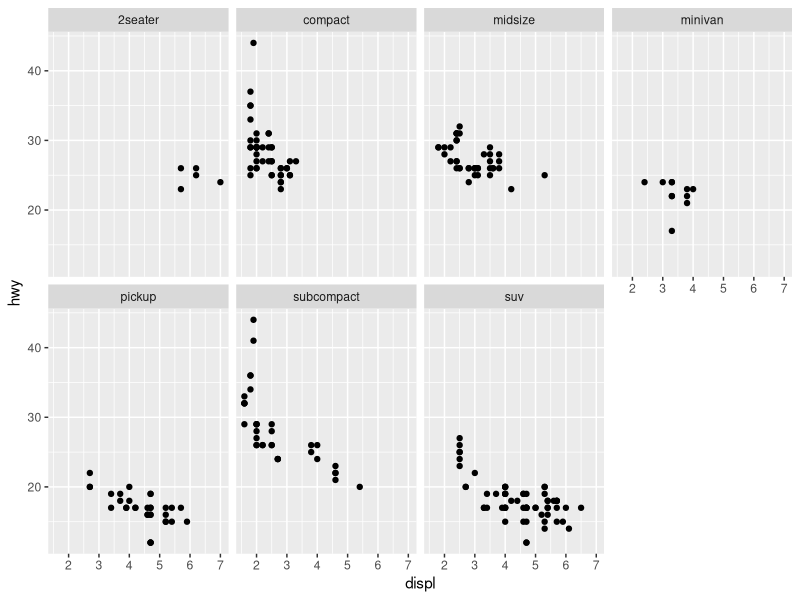
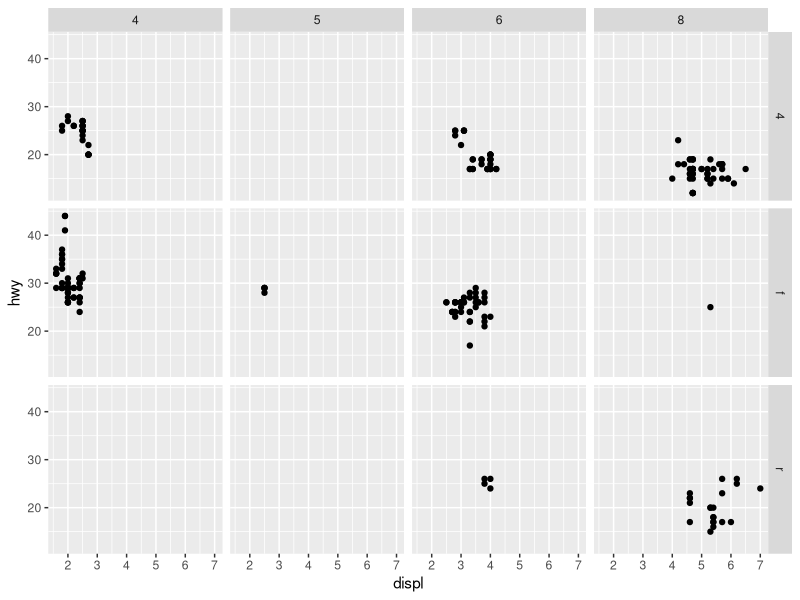
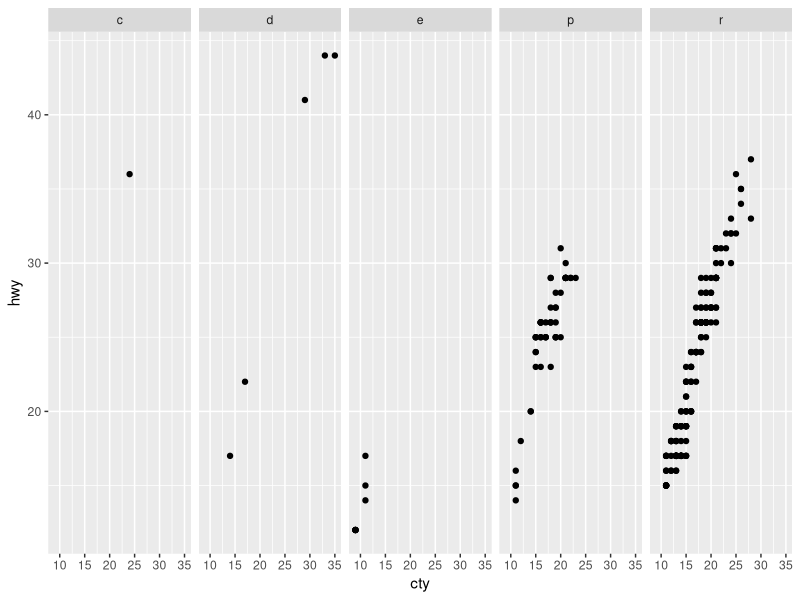
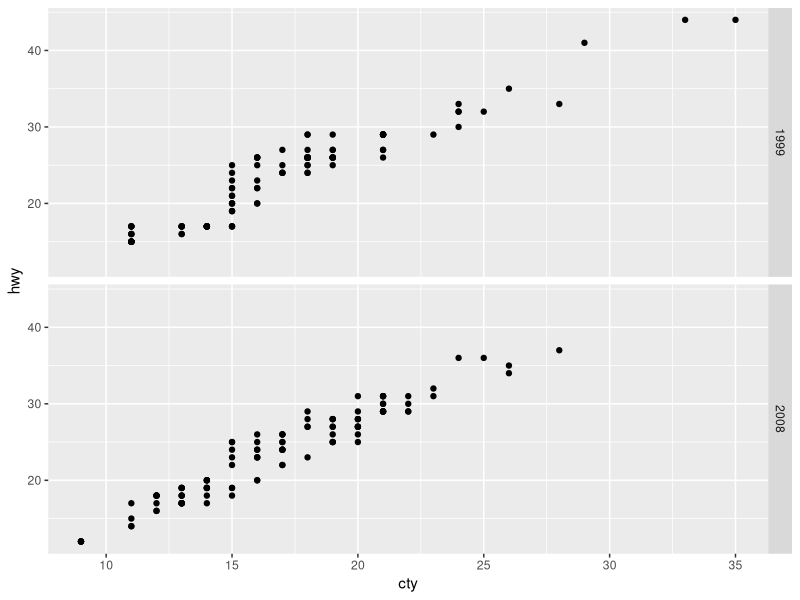
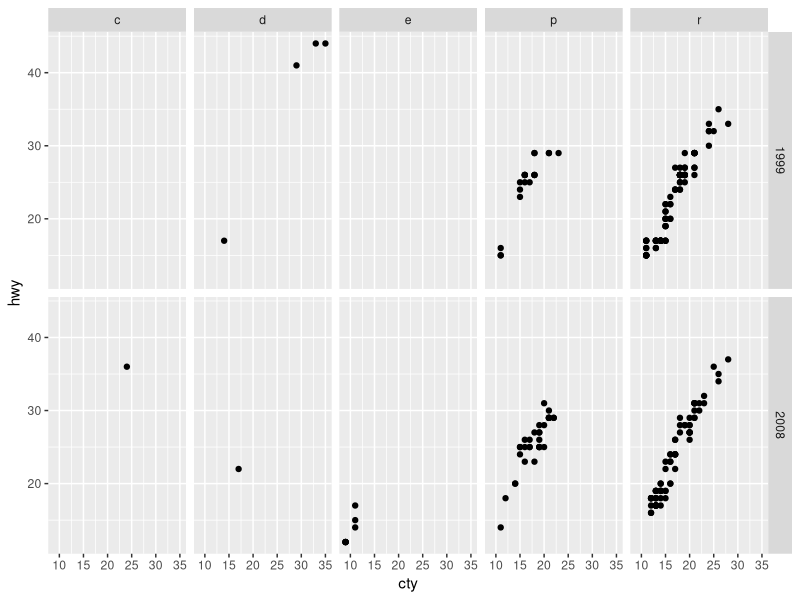
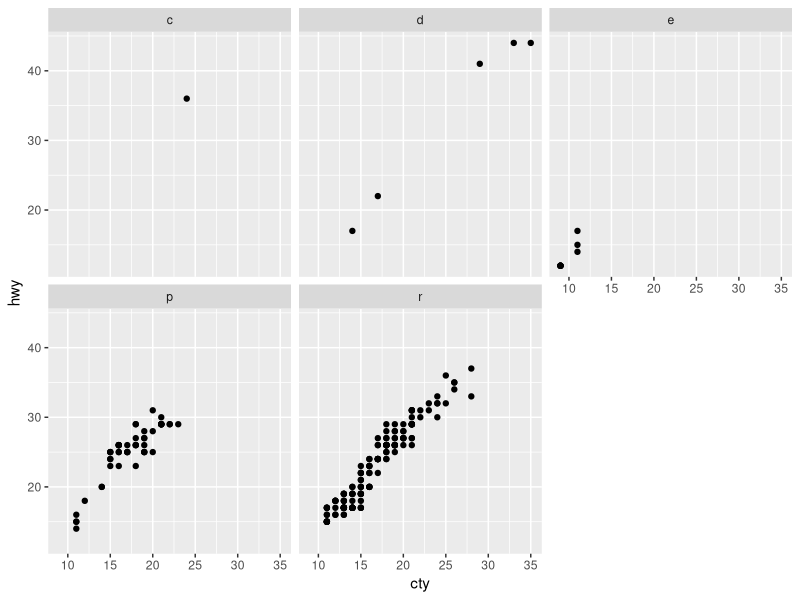
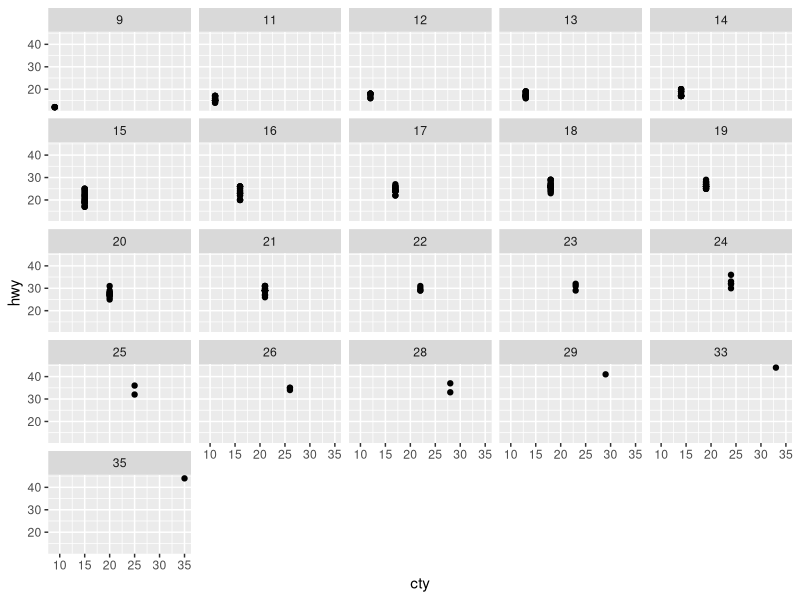
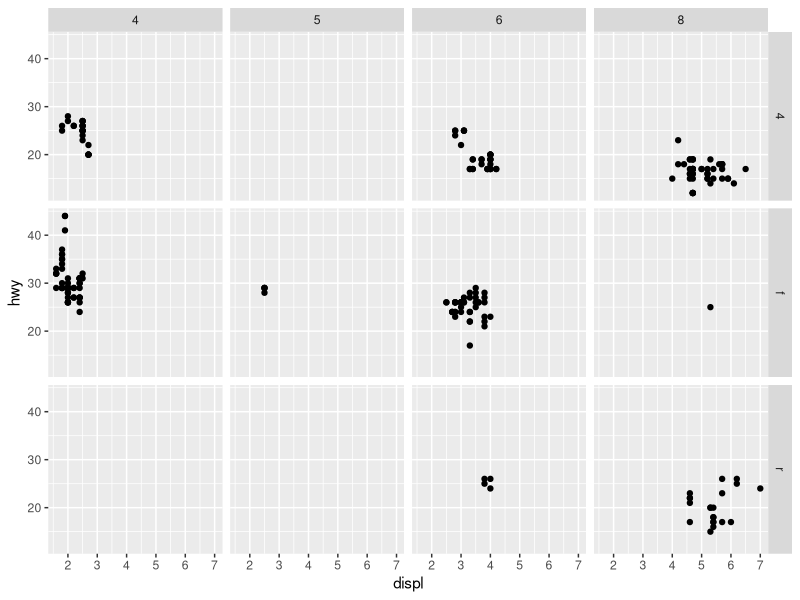

The R source for these figures, in order:
## ---- chunk 1
library(tidyverse)

knitr::opts_chunk$set(fig.height = 3, fig.width = 6)

Sys.setlocale(locale = "Lithuanian")
## ---- chunk 2
ggplot(data = mpg) + 
  geom_point(mapping = aes(x = displ, y = hwy)) + 
  facet_wrap(~ class, nrow = 2)
## ---- chunk 3
ggplot(data = mpg) + 
  geom_point(mapping = aes(x = displ, y = hwy)) + 
  facet_grid(drv ~ cyl)
## ---- chunk 4
t <- ggplot(mpg, aes(cty, hwy)) +
     geom_point()
## ---- chunk 5
t + facet_grid(. ~ fl)
## ---- chunk 6
t + facet_grid(year ~ .)
## ---- chunk 7
t + facet_grid(year ~ fl)
## ---- chunk 8
t + facet_wrap(~ fl)
## ---- chunk 9
t + facet_wrap(~ cty)
#kiekvienai kintamojo reiksmei sukuriama facete
## ---- chunk 10
ggplot(data = mpg) + 
     geom_point(mapping = aes(x = displ, y = hwy)) +
  facet_grid(drv ~ cyl)
#elementu atitinkanciu kintamuosius nera ( pvz 5 cilindru ir 4 varomuju ratu masinos mpg nera)
## ---- chunk 11
ggplot(data = mpg) + 
    geom_point(mapping = aes(x = displ, y = hwy)) + 
    facet_grid(drv ~ .) 
#sukuria grafika kurio facetes padarytos pagal drv kintamaji. "." - dimensijoje nedaroma faceciu
## ---- chunk 12
ggplot(data = mpg) + 
   geom_point(mapping = aes(x = displ, y = hwy)) + 
   facet_grid(. ~ model) 
## ---- chunk 13
ggplot(data = mpg) + 
    geom_point(mapping = aes(x = displ, y = hwy)) + 
    facet_wrap(~ class, nrow = 2) 
## ---- chunk 14
ggplot(data = mpg) + 
    geom_point(mapping = aes(x = displ, y = hwy, color =  class)) + 
    facet_wrap(~ class, nrow = 2) 
